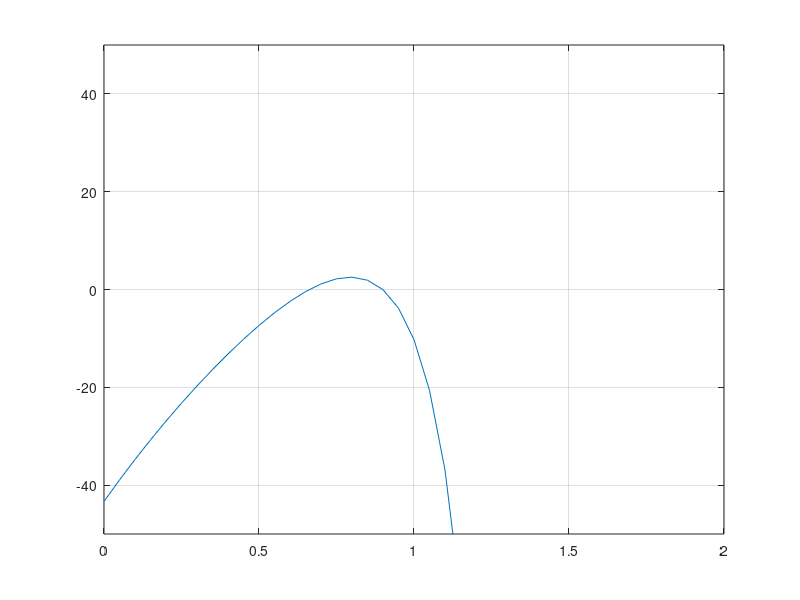

Write the MATLAB code that produced this figure. (Note: this script raises an error after producing the figure.)

funcCalc = @(in)  (tan(in).*90 - (44.145)./(cos(in).^2)+ 0.8);
x = 0:.05:1.5;
y = funcCalc(x);
plot(x,y),ylim([-50 50]);
grid on;
yf = falsePosMethod_1505014(funcCalc,0.6,0.8,0.5,50);
fprintf('Value obtained from false position method %f\n\n',yf);
ys = SecantMethod_1505014(funcCalc,0.6,0.8,0.5,50);
fprintf('Value obtained from Secant method %f\n',ys);

